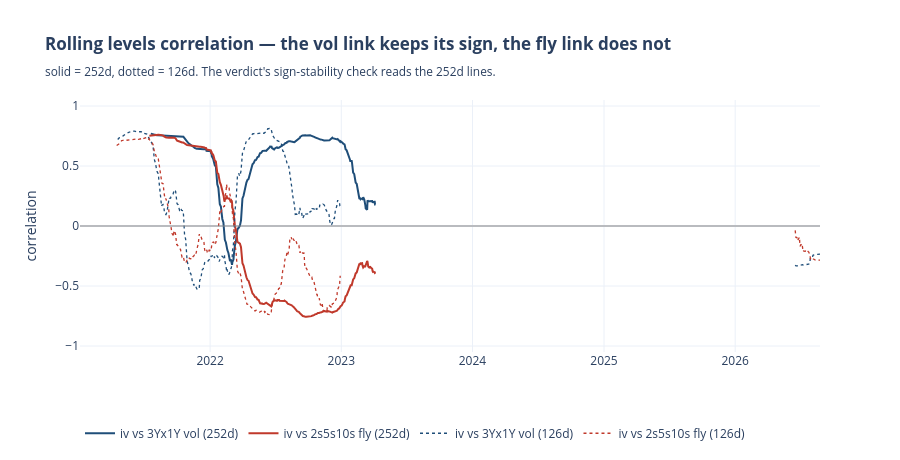

Source (notebook cell):
### Markdown cell above
### Rolling correlation — is it decaying, or was it never there?

### Code cell
ROLL = pd.DataFrame({
    f"iv vs {CFG.citi_node}x{CFG.vol_tenor} vol ({CFG.roll_window}d)":
        _al["iv"].rolling(CFG.roll_window, min_periods=CFG.roll_window // 2).corr(_al["vol"]),
    f"iv vs 2s5s10s fly ({CFG.roll_window}d)":
        _al["iv"].rolling(CFG.roll_window, min_periods=CFG.roll_window // 2).corr(_al["fly"]),
    f"iv vs {CFG.citi_node}x{CFG.vol_tenor} vol ({CFG.roll_window_short}d)":
        _al["iv"].rolling(CFG.roll_window_short,
                          min_periods=CFG.roll_window_short // 2).corr(_al["vol"]),
    f"iv vs 2s5s10s fly ({CFG.roll_window_short}d)":
        _al["iv"].rolling(CFG.roll_window_short,
                          min_periods=CFG.roll_window_short // 2).corr(_al["fly"]),
})

figrc = go.Figure()
for _c, _col, _dash in ((ROLL.columns[0], "#1f4e79", None), (ROLL.columns[1], "#c0392b", None),
                        (ROLL.columns[2], "#1f4e79", "dot"), (ROLL.columns[3], "#c0392b", "dot")):
    _line(figrc, ROLL[_c], _c, _col, dash=_dash, width=2.0 if _dash is None else 1.3)
figrc.add_hline(y=0.0, line=dict(color="#888", width=1.2))
figrc.update_layout(
    title=("<b>Rolling levels correlation — the vol link keeps its sign, the fly link does not</b>"
           "<br><sub>solid = 252d, dotted = 126d. The verdict's sign-stability "
           "check reads the 252d lines.</sub>"),
    yaxis=dict(title="correlation", range=[-1.05, 1.05]),
    template="plotly_white", height=460,
    legend=dict(orientation="h", yanchor="bottom", y=-0.38, x=0))
figrc.show()

SIGN = pd.DataFrame([
    {"pair": f"iv vs {CFG.citi_node}x{CFG.vol_tenor} vol", "window": CFG.roll_window,
     **CVL.sign_stability(_al["iv"], _al["vol"], window=CFG.roll_window)},
    {"pair": "iv vs 2s5s10s fly", "window": CFG.roll_window,
     **CVL.sign_stability(_al["iv"], _al["fly"], window=CFG.roll_window)},
    {"pair": f"iv vs {CFG.citi_node}x{CFG.vol_tenor} vol", "window": CFG.roll_window_short,
     **CVL.sign_stability(_al["iv"], _al["vol"], window=CFG.roll_window_short)},
    {"pair": "iv vs 2s5s10s fly", "window": CFG.roll_window_short,
     **CVL.sign_stability(_al["iv"], _al["fly"], window=CFG.roll_window_short)},
])
print("fraction of rolling windows on which the correlation is POSITIVE "
      "(the hypothesised sign for the vol link, and Citi's stated sign for the fly):")
print(SIGN.round(3).to_string(index=False))
SIGN.to_csv(DATA / "ca_vol_link_sign_stability.csv", index=False)

### Figure 1 — Plotly figure (JSON) as saved in the notebook; plotly's stock layout.template omitted (floating-point values rounded to 4 significant figures; data arrays with more than 128 entries replaced by an {"elided": "..."} marker saying what was removed)
{"data": [{"connectgaps": false, "line": {"color": "#1f4e79", "width": 2.0}, "mode": "lines", "name": "iv vs 3Yx1Y vol (252d)", "type": "scatter", "x": {"elided": "1472 str values"}, "y": {"elided": "1472 float values"}, "yaxis": "y"}, {"connectgaps": false, "line": {"color": "#c0392b", "width": 2.0}, "mode": "lines", "name": "iv vs 2s5s10s fly (252d)", "type": "scatter", "x": {"elided": "1472 str values"}, "y": {"elided": "1472 float values"}, "yaxis": "y"}, {"connectgaps": false, "line": {"color": "#1f4e79", "dash": "dot", "width": 1.3}, "mode": "lines", "name": "iv vs 3Yx1Y vol (126d)", "type": "scatter", "x": {"elided": "1472 str values"}, "y": {"elided": "1472 float values"}, "yaxis": "y"}, {"connectgaps": false, "line": {"color": "#c0392b", "dash": "dot", "width": 1.3}, "mode": "lines", "name": "iv vs 2s5s10s fly (126d)", "type": "scatter", "x": {"elided": "1472 str values"}, "y": {"elided": "1472 float values"}, "yaxis": "y"}], "layout": {"height": 460, "legend": {"orientation": "h", "x": 0, "y": -0.38, "yanchor": "bottom"}, "shapes": [{"line": {"color": "#888", "width": 1.2}, "type": "line", "x0": 0, "x1": 1, "xref": "x domain", "y0": 0.0, "y1": 0.0, "yref": "y"}], "title": {"text": "<b>Rolling levels correlation — the vol link keeps its sign, the fly link does not</b><br><sub>solid = 252d, dotted = 126d. The verdict's sign-stability check reads the 252d lines.</sub>"}, "yaxis": {"range": [-1.05, 1.05], "title": {"text": "correlation"}}}}
